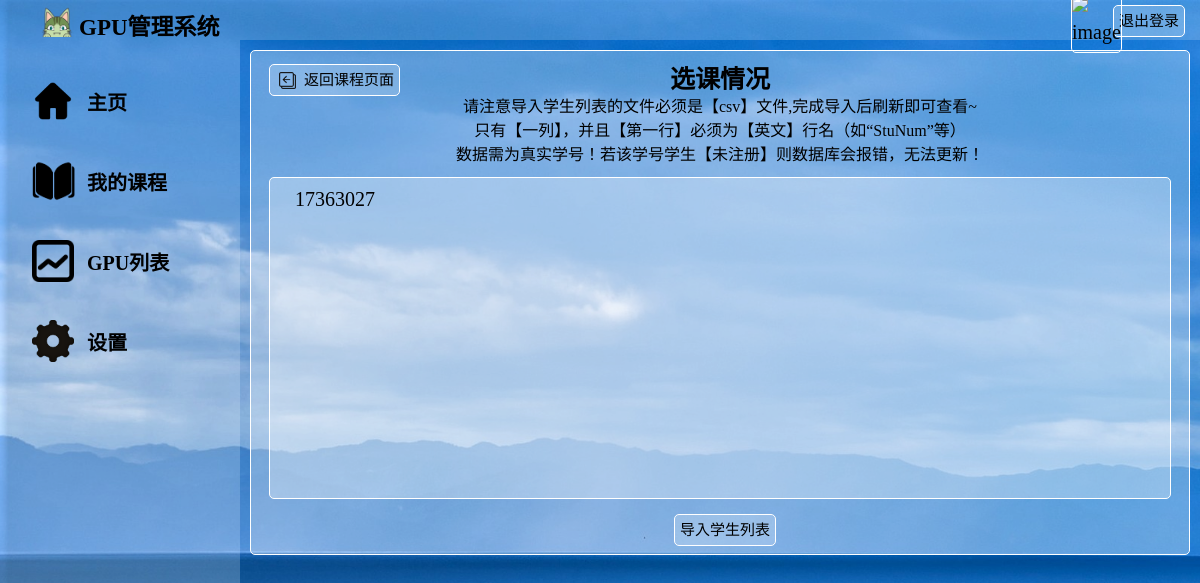
/course_student/3/, run on an earlier commit of the app's database.
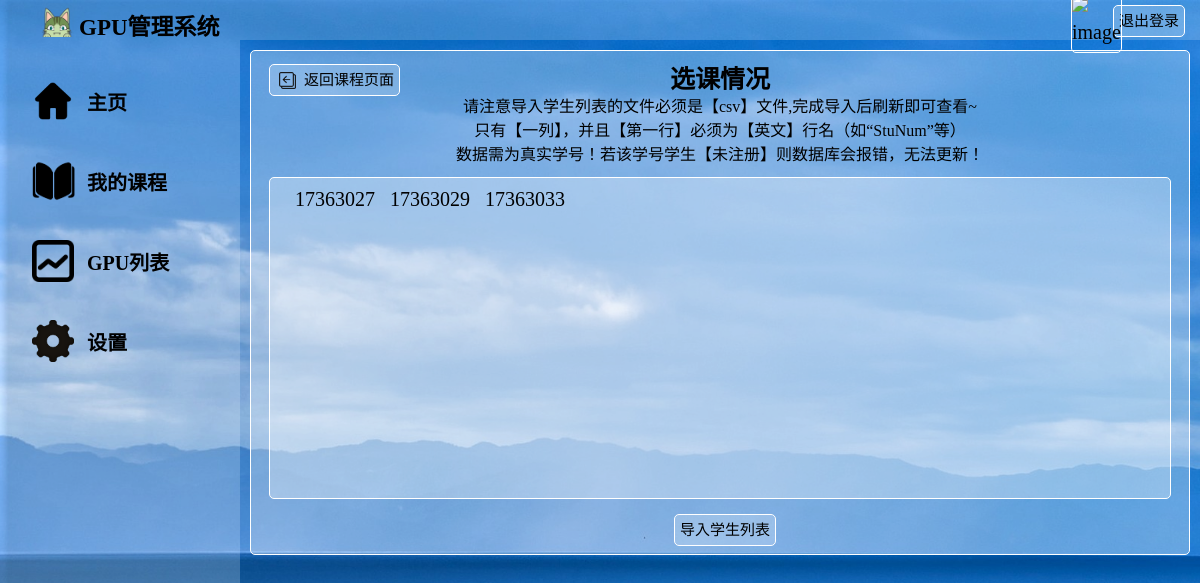
And on a later commit of the database.
### watchlist/models.py (models this page shows)
class Relation(db.Model):
    __tablename__ = 'Relation'
    id = db.Column(db.Integer, primary_key=True)                          # id（主键）
    user_name = db.Column(db.String(50), db.ForeignKey('User.username'))  # 存储用户名（记得包括老师本人）
    course_name = db.Column(db.String(50), db.ForeignKey('Course.name'))  # 用户对应的课程

### watchlist/views.py (the view, shortened to what this page needs)
@app.route('/course_student/<int:id>/', methods=['GET', 'POST'])
def course_student(id):
    course = Course.query.filter_by(id=id).first()
    relations = Relation.query.filter_by(course_name=course.name).all()
    relations_stu=[]
    stu_list=[]
    for i in relations:
        if User.query.filter_by(username=i.user_name).first().identity != "teacher":
            relations_stu.append(i)
            stu_list.append(i.user_name)
    return render_template('course_student.html', course=course, relations=relations_stu)

### watchlist/__init__.py (called while the page is built)
@app.context_processor
def inject_user():
    from watchlist.models import User
    user = User.query.first()
    return dict(user=user)

### watchlist/templates/course_student.html (shortened to what this page needs)
<!DOCTYPE html>
<html lang="en">
<head>
	<link rel="stylesheet" href="/static/style.css" />
</head>
<body>
	<div id="container">
		<div id="header">
			<div id="logo">
				<img src="/static/pic/logo.png" alt="">
				<span>GPU管理系统</span>
			</div>
			<div id="other">
				<form form method="POST" action="/logout/">
					<a id="login_out" href="/logout/" class="button">退出登录</a>
					<div id="user_img">
						<img src="{{ current_user.pic_path }}" alt="image">
					</div>
					<div id="user_name">
					</div>
				</form>
			</div>
		</div>
		<div id="main">
			<div id="aside">
				<br>
				<div id="Home Page">
					<div class="asidepic">
						<img src="/static/pic/home.png" alt="">
					</div>
					<div class="asidechoices">
						<a href="/index_teacher/">主页</a>
					</div>
				</div>
				<div id="My courses">
					<div class="asidepic">
						<img src="/static/pic/courses.png" alt="">
					</div>
					<div class="asidechoices">
						<a href="/my_courses_teacher/">我的课程</a>
					</div>
				</div>
				<div id="Process">
					<div class="asidepic">
						<img src="/static/pic/process.png" alt="">
					</div>
					<div class="asidechoices">
						<a href="/process_teacher/">GPU列表</a>
					</div>
				</div>
				<div id="Settings">
					<div class="asidepic">
						<img src="/static/pic/settings.png" alt="">
					</div>
					<div class="asidechoices">
						<a href="/settings_teacher/">设置</a>
					</div>
				</div>
			</div>
			<div id="content">
				<div id="notice_xxx">
					<a href="/my_courses_teacher/{{course['id']}}/" class="button">
						返回课程页面
						<div class="asidepic" style="margin:5px 2px;">
							<img src="/static/pic/back.png" alt="">
						</div>
					</a>
					<p style="text-indent: -156px;">选课情况</p>
					  <p style="font-size:16px; text-align:center;text-indent: -156px;font-weight:normal;line-height: 150%;">
					  	请注意导入学生列表的文件必须是【csv】文件,完成导入后刷新即可查看~
					  	<br>只有【一列】，并且【第一行】必须为【英文】行名（如“StuNum”等）
					  	<br>数据需为真实学号！若该学号学生【未注册】则数据库会报错，无法更新！
					  </p>
					<div id="notice_xxx_xxx" style="height: 300px;">
						{% for r in relations %}
						&nbsp;{{ r['user_name'] }}&nbsp;
						{% endfor %}
					</div>
					<form method="POST" action="/course_student/{{course['id']}}/" enctype="multipart/form-data">
						<a id="notice_button" class="button" style="margin-left:45%;"
							onclick="$('#file').trigger('click');">导入学生列表</a>
					</form>
				</div>
			</div>
		</div>
	</div>
</body>
</html>

What changed in the data, as far as the page shows it:
added Relation: user_name "17363029"
added Relation: user_name "17363033"
